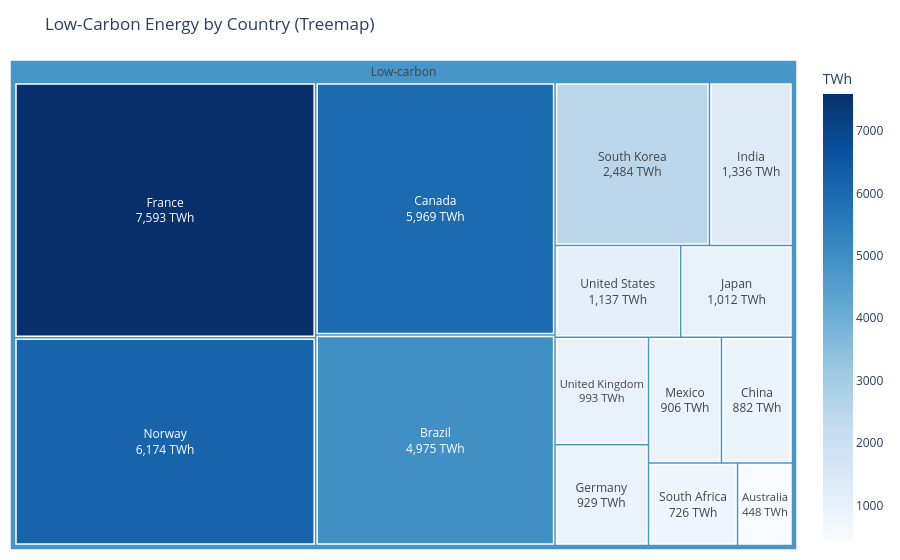
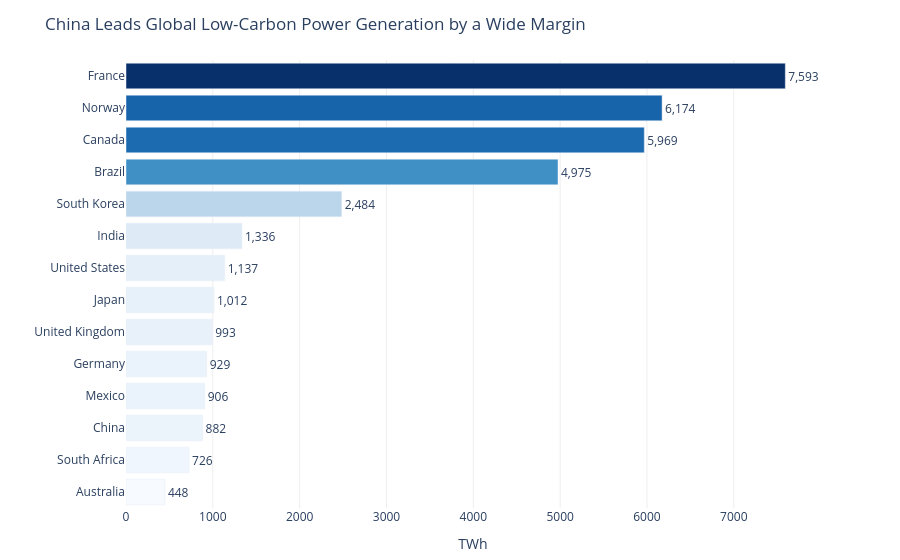

These figures' notebook cell, in order:
### Markdown cell above
## Task 3 — Treemap vs bar: low-carbon energy by country

**What to build:** Build **both** a treemap and a horizontal bar chart showing total low-carbon TWh (Nuclear + Hydro) per country. Then answer the question in a markdown cell below.

**Requirements:**
- Filter to `Source_Type == 'Low-carbon'` and aggregate TWh by country
- Treemap: single-level `path=['All', 'Country']` with a dummy root node labelled `'Low-carbon'`
- Bar chart: sorted by TWh, horizontal orientation, CVD-safe colour
- Both charts show TWh values, not percentages
- Insight title on the bar chart naming the leading country

### Code cell
# Task 3 — charts
# YOUR CODE HERE
import plotly.express as px

df_lowcarbon = (
    df.loc[df['Source_Type'] == 'Low-carbon']
    .groupby('Country')['TWh']
    .sum()
    .reset_index()
    .sort_values('TWh', ascending=False)
)
df_lowcarbon['All'] = 'Low-carbon'

# --- Treemap ---
fig3a = px.treemap(
    df_lowcarbon,
    path=['All', 'Country'],
    values='TWh',
    color='TWh',
    color_continuous_scale='Blues',
    title='Low-Carbon Energy by Country (Treemap)',
)
fig3a.update_traces(
    texttemplate='%{label}<br>%{value:,.0f} TWh',
    textposition='middle center',
    root_color='#f0f0f0',
    marker=dict(line=dict(width=1.5, color='white')),
)
fig3a.update_layout(
    coloraxis_colorbar=dict(title='TWh'),
    margin=dict(t=60, l=10, r=10, b=10),
)
fig3a.show()

# --- Bar chart ---
df_sorted = df_lowcarbon.sort_values('TWh', ascending=True)

fig3b = px.bar(
    df_sorted,
    x='TWh', y='Country',
    orientation='h',
    color='TWh',
    color_continuous_scale='Blues',
    text='TWh',
    title='China Leads Global Low-Carbon Power Generation by a Wide Margin',
)
fig3b.update_traces(
    texttemplate='%{x:,.0f}',
    textposition='outside',
)
fig3b.update_layout(
    xaxis_title='TWh', yaxis_title='',
    coloraxis_showscale=False,
    plot_bgcolor='white',
    xaxis=dict(showgrid=True, gridcolor='#eeeeee'),
    margin=dict(t=60, l=10, r=80, b=10),
)
fig3b.show()

### Figure 1 — Plotly figure (JSON) as saved in the notebook; plotly's stock layout.template omitted (floating-point values rounded to 4 significant figures)
{"data": [{"branchvalues": "total", "customdata": [[7593.0], [6174.0], [5969.0], [4975.0], [2484.0], [1336.0], [1137.0], [1012.0], [993.0], [929.0], [906.0], [882.0], [726.0], [448.0], [4797.0]], "domain": {"x": [0, 1], "y": [0, 1]}, "hovertemplate": "labels=%{label}<br>TWh_sum=%{value}<br>parent=%{parent}<br>id=%{id}<br>TWh=%{color}<extra></extra>", "ids": ["Low-carbon/France", "Low-carbon/Norway", "Low-carbon/Canada", "Low-carbon/Brazil", "Low-carbon/South Korea", "Low-carbon/India", "Low-carbon/United States", "Low-carbon/Japan", "Low-carbon/United Kingdom", "Low-carbon/Germany", "Low-carbon/Mexico", "Low-carbon/China", "Low-carbon/South Africa", "Low-carbon/Australia", "Low-carbon"], "labels": ["France", "Norway", "Canada", "Brazil", "South Korea", "India", "United States", "Japan", "United Kingdom", "Germany", "Mexico", "China", "South Africa", "Australia", "Low-carbon"], "marker": {"coloraxis": "coloraxis", "colors": [7593.0, 6174.0, 5969.0, 4975.0, 2484.0, 1336.0, 1137.0, 1012.0, 993.0, 929.0, 906.0, 882.0, 726.0, 448.0, 4797.0], "line": {"color": "white", "width": 1.5}}, "name": "", "parents": ["Low-carbon", "Low-carbon", "Low-carbon", "Low-carbon", "Low-carbon", "Low-carbon", "Low-carbon", "Low-carbon", "Low-carbon", "Low-carbon", "Low-carbon", "Low-carbon", "Low-carbon", "Low-carbon", ""], "root": {"color": "#f0f0f0"}, "textposition": "middle center", "texttemplate": "%{label}<br>%{value:,.0f} TWh", "type": "treemap", "values": [7593.0, 6174.0, 5969.0, 4975.0, 2484.0, 1336.0, 1137.0, 1012.0, 993.0, 929.0, 906.0, 882.0, 726.0, 448.0, 35560.0]}], "layout": {"coloraxis": {"colorbar": {"title": {"text": "TWh"}}, "colorscale": [[0, "rgb(247,251,255)"], [0.125, "rgb(222,235,247)"], [0.25, "rgb(198,219,239)"], [0.375, "rgb(158,202,225)"], [0.5, "rgb(107,174,214)"], [0.625, "rgb(66,146,198)"], [0.75, "rgb(33,113,181)"], [0.875, "rgb(8,81,156)"], [1, "rgb(8,48,107)"]]}, "legend": {"tracegroupgap": 0}, "margin": {"b": 10, "l": 10, "r": 10, "t": 60}, "title": {"text": "Low-Carbon Energy by Country (Treemap)"}}}

### Figure 2 — Plotly figure (JSON) as saved in the notebook; plotly's stock layout.template omitted (floating-point values rounded to 4 significant figures)
{"data": [{"hovertemplate": "TWh=%{marker.color}<br>Country=%{y}<extra></extra>", "legendgroup": "", "marker": {"color": [448.0, 726.0, 882.0, 906.0, 929.0, 993.0, 1012.0, 1137.0, 1336.0, 2484.0, 4975.0, 5969.0, 6174.0, 7593.0], "coloraxis": "coloraxis", "pattern": {"shape": ""}}, "name": "", "orientation": "h", "showlegend": false, "text": [448.0, 726.0, 882.0, 906.0, 929.0, 993.0, 1012.0, 1137.0, 1336.0, 2484.0, 4975.0, 5969.0, 6174.0, 7593.0], "textposition": "outside", "texttemplate": "%{x:,.0f}", "type": "bar", "x": [448.0, 726.0, 882.0, 906.0, 929.0, 993.0, 1012.0, 1137.0, 1336.0, 2484.0, 4975.0, 5969.0, 6174.0, 7593.0], "xaxis": "x", "y": ["Australia", "South Africa", "China", "Mexico", "Germany", "United Kingdom", "Japan", "United States", "India", "South Korea", "Brazil", "Canada", "Norway", "France"], "yaxis": "y"}], "layout": {"barmode": "relative", "coloraxis": {"colorbar": {"title": {"text": "TWh"}}, "colorscale": [[0, "rgb(247,251,255)"], [0.125, "rgb(222,235,247)"], [0.25, "rgb(198,219,239)"], [0.375, "rgb(158,202,225)"], [0.5, "rgb(107,174,214)"], [0.625, "rgb(66,146,198)"], [0.75, "rgb(33,113,181)"], [0.875, "rgb(8,81,156)"], [1, "rgb(8,48,107)"]], "showscale": false}, "legend": {"tracegroupgap": 0}, "margin": {"b": 10, "l": 10, "r": 80, "t": 60}, "plot_bgcolor": "white", "title": {"text": "China Leads Global Low-Carbon Power Generation by a Wide Margin"}, "xaxis": {"anchor": "y", "domain": [0, 1], "gridcolor": "#eeeeee", "showgrid": true, "title": {"text": "TWh"}}, "yaxis": {"anchor": "x", "domain": [0, 1], "title": {"text": ""}}}}
